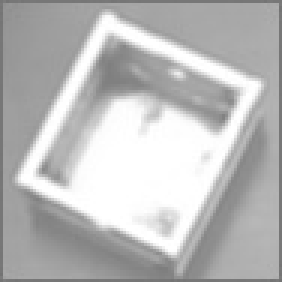
//> input picture hog/img_label/class_1/class_1.jpg, 94 x 94 px (shown 3 times larger); its folder holds 5 pictures in this run
$ ./hog_feature   (built with g++ and OpenCV 4)
//> lines starting //> are read from the running program, lines starting //| are printed output that depends on the picture
#include <opencv2/core/core.hpp>
#include <opencv2/imgproc/imgproc.hpp>
#include <opencv2/highgui/highgui.hpp>
#include <opencv2/objdetect.hpp>
#include <opencv2/opencv.hpp>
#include <opencv2/xfeatures2d.hpp>
#include <iostream>

using namespace std;
using namespace cv;
using namespace cv::ml;

// HOGDescriptor visual_imagealizer
// adapted for arbitrary size of feature sets and training images
Mat get_hogdescriptor_visual_image(Mat& origImg,
	vector<float>& descriptorValues,
	Size winSize,
	Size cellSize,
	int scaleFactor,
	double viz_factor)
	{
	Mat visual_image;
	resize(origImg, visual_image, Size(origImg.cols*scaleFactor, origImg.rows*scaleFactor));

	int gradientBinSize = 9;
	// dividing 180° into 9 bins, how large (in rad) is one bin?
	float radRangeForOneBin = 3.14/(float)gradientBinSize;

	// prepare data structure: 9 orientation / gradient strenghts for each cell
	int cells_in_x_dir = winSize.width / cellSize.width;
	int cells_in_y_dir = winSize.height / cellSize.height;
	int totalnrofcells = cells_in_x_dir * cells_in_y_dir;
	float*** gradientStrengths = new float**[cells_in_y_dir];
	int** cellUpdateCounter   = new int*[cells_in_y_dir];
	for (int y=0; y<cells_in_y_dir; y++)
		{
		gradientStrengths[y] = new float*[cells_in_x_dir];
		cellUpdateCounter[y] = new int[cells_in_x_dir];
		for (int x=0; x<cells_in_x_dir; x++)
			{
			gradientStrengths[y][x] = new float[gradientBinSize];
			cellUpdateCounter[y][x] = 0;

			for (int bin=0; bin<gradientBinSize; bin++)
				gradientStrengths[y][x][bin] = 0.0;
			}
		}

	// nr of blocks = nr of cells - 1
	// since there is a new block on each cell (overlapping blocks!) but the last one
	int blocks_in_x_dir = cells_in_x_dir - 1;
	int blocks_in_y_dir = cells_in_y_dir - 1;

	// compute gradient strengths per cell
	int descriptorDataIdx = 0;
	int cellx = 0;
	int celly = 0;

	for (int blockx=0; blockx<blocks_in_x_dir; blockx++)
		{
		for (int blocky=0; blocky<blocks_in_y_dir; blocky++)
			{
			// 4 cells per block ...
			for (int cellNr=0; cellNr<4; cellNr++)
				{
				// compute corresponding cell nr
				int cellx = blockx;
				int celly = blocky;
				if (cellNr==1) celly++;
				if (cellNr==2) cellx++;
				if (cellNr==3)
					{
					cellx++;
					celly++;
					}

				for (int bin=0; bin<gradientBinSize; bin++)
					{
					float gradientStrength = descriptorValues[ descriptorDataIdx ];
					descriptorDataIdx++;

					gradientStrengths[celly][cellx][bin] += gradientStrength;

					} // for (all bins)


				// note: overlapping blocks lead to multiple updates of this sum!
				// we therefore keep track how often a cell was updated,
				// to compute average gradient strengths
				cellUpdateCounter[celly][cellx]++;

				} // for (all cells)


			} // for (all block x pos)
		} // for (all block y pos)


	// compute average gradient strengths
	for (int celly=0; celly<cells_in_y_dir; celly++)
		{
		for (int cellx=0; cellx<cells_in_x_dir; cellx++)
			{

			float NrUpdatesForThisCell = (float)cellUpdateCounter[celly][cellx];

			// compute average gradient strenghts for each gradient bin direction
			for (int bin=0; bin<gradientBinSize; bin++)
				{
				gradientStrengths[celly][cellx][bin] /= NrUpdatesForThisCell;
				}
			}
		}


	cout << "descriptorDataIdx = " << descriptorDataIdx << endl;

	// draw cells
	for (int celly=0; celly<cells_in_y_dir; celly++)
		{
		for (int cellx=0; cellx<cells_in_x_dir; cellx++)
			{
			int drawX = cellx * cellSize.width;
			int drawY = celly * cellSize.height;

			int mx = drawX + cellSize.width/2;
			int my = drawY + cellSize.height/2;

			rectangle(visual_image,
				Point(drawX*scaleFactor,drawY*scaleFactor),
				Point((drawX+cellSize.width)*scaleFactor,
				(drawY+cellSize.height)*scaleFactor),
				CV_RGB(100,100,100),
				1);

			// draw in each cell all 9 gradient strengths
			for (int bin=0; bin<gradientBinSize; bin++)
				{
				float currentGradStrength = gradientStrengths[celly][cellx][bin];

				// no line to draw?
				if (currentGradStrength==0)
					continue;

				float currRad = bin * radRangeForOneBin + radRangeForOneBin/2;

				float dirVecX = cos( currRad );
				float dirVecY = sin( currRad );
				float maxVecLen = cellSize.width/2;
				float scale = viz_factor; // just a visual_imagealization scale,
				// to see the lines better

				// compute line coordinates
				float x1 = mx - dirVecX * currentGradStrength * maxVecLen * scale;
				float y1 = my - dirVecY * currentGradStrength * maxVecLen * scale;
				float x2 = mx + dirVecX * currentGradStrength * maxVecLen * scale;
				float y2 = my + dirVecY * currentGradStrength * maxVecLen * scale;

				// draw gradient visual_imagealization
				line(visual_image,
					Point(x1*scaleFactor,y1*scaleFactor),
					Point(x2*scaleFactor,y2*scaleFactor),
					CV_RGB(0,0,255),
					1);

				} // for (all bins)

			} // for (cellx)
		} // for (celly)


	// don't forget to free memory allocated by helper data structures!
	for (int y=0; y<cells_in_y_dir; y++)
		{
		for (int x=0; x<cells_in_x_dir; x++)
			{
			delete[] gradientStrengths[y][x];
			}
		delete[] gradientStrengths[y];
		delete[] cellUpdateCounter[y];
		}
	delete[] gradientStrengths;
	delete[] cellUpdateCounter;

	return visual_image;
 }


int main()
{
	// [52 lines of commented-out code are left out]
	Mat img=imread("../img_label/class_1/class_1.jpg", IMREAD_GRAYSCALE);
//> img is the input picture: 94 rows x 94 cols, CV_8UC1; min 115, max 255, mean 186.1
	imshow("src", img);
	resize(img, img, Size(96,96));
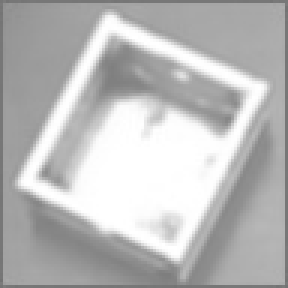
//> img: 96 rows x 96 cols, CV_8UC1 (shown 3 times larger); min 115, max 255, mean 186

	HOGDescriptor hog;
	vector< float > descriptors;
	Size img_size=img.size();
//> img_size = Size(96, 96)
	cout<<"img size:"<<img_size<<endl;
//| img size:[96 x 96]
	cout<<hog.blockSize<<endl;
	hog.winSize=img_size;
//> hog.winSize = Size(96, 96)
	hog.compute(img, descriptors, Size(8,8), Size(1,1));
//> descriptors = 39204 items

	Mat d=get_hogdescriptor_visual_image(img, descriptors, hog.winSize, hog.cellSize, 3, 2.0);
//> in get_hogdescriptor_visual_image, `int cells_in_x_dir = winSize.width / cellSize.width;`: cells_in_x_dir = 12
//> in get_hogdescriptor_visual_image, `int totalnrofcells = cells_in_x_dir * cells_in_y_dir;`: totalnrofcells = 144
//> the loop in get_hogdescriptor_visual_image, `for (int y=0; y<cells_in_y_dir; y++)` made 12 passes
//> in get_hogdescriptor_visual_image, `int blocks_in_x_dir = cells_in_x_dir - 1;`: blocks_in_x_dir = 11
//> the loop in get_hogdescriptor_visual_image, `for (int blockx=0; blockx<blocks_in_x_dir; blockx++)` made 11 passes
//> descriptorDataIdx on passes 1 to 11: 396, 792, 1188, 1584, 1980, 2376, 2772, 3168, 3564, 3960, 4356
//> after the loop in get_hogdescriptor_visual_image, `for (int blockx=0; blockx<blocks_in_x_dir; blockx++)`: descriptorDataIdx = 4356; cellx = 0
//> the loop in get_hogdescriptor_visual_image, `for (int celly=0; celly<cells_in_y_dir; celly++)` made 12 passes
//| descriptorDataIdx = 4356
//> after the loop in get_hogdescriptor_visual_image, `for (int celly=0; celly<cells_in_y_dir; celly++)`:
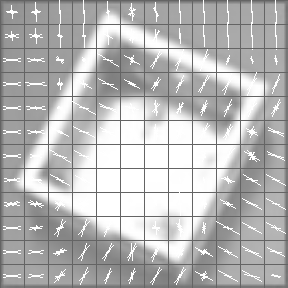
//> visual_image: 288 rows x 288 cols, CV_8UC1; min 100, max 255, mean 183
	imshow("visual:", d);
	imwrite("gradient.jpg",d);
	// [19 lines of commented-out code are left out]
	char key=waitKey();
//> the space key is pressed
	if(key=='q'|| key=='Q')
	{

		return 0;
	}

}
